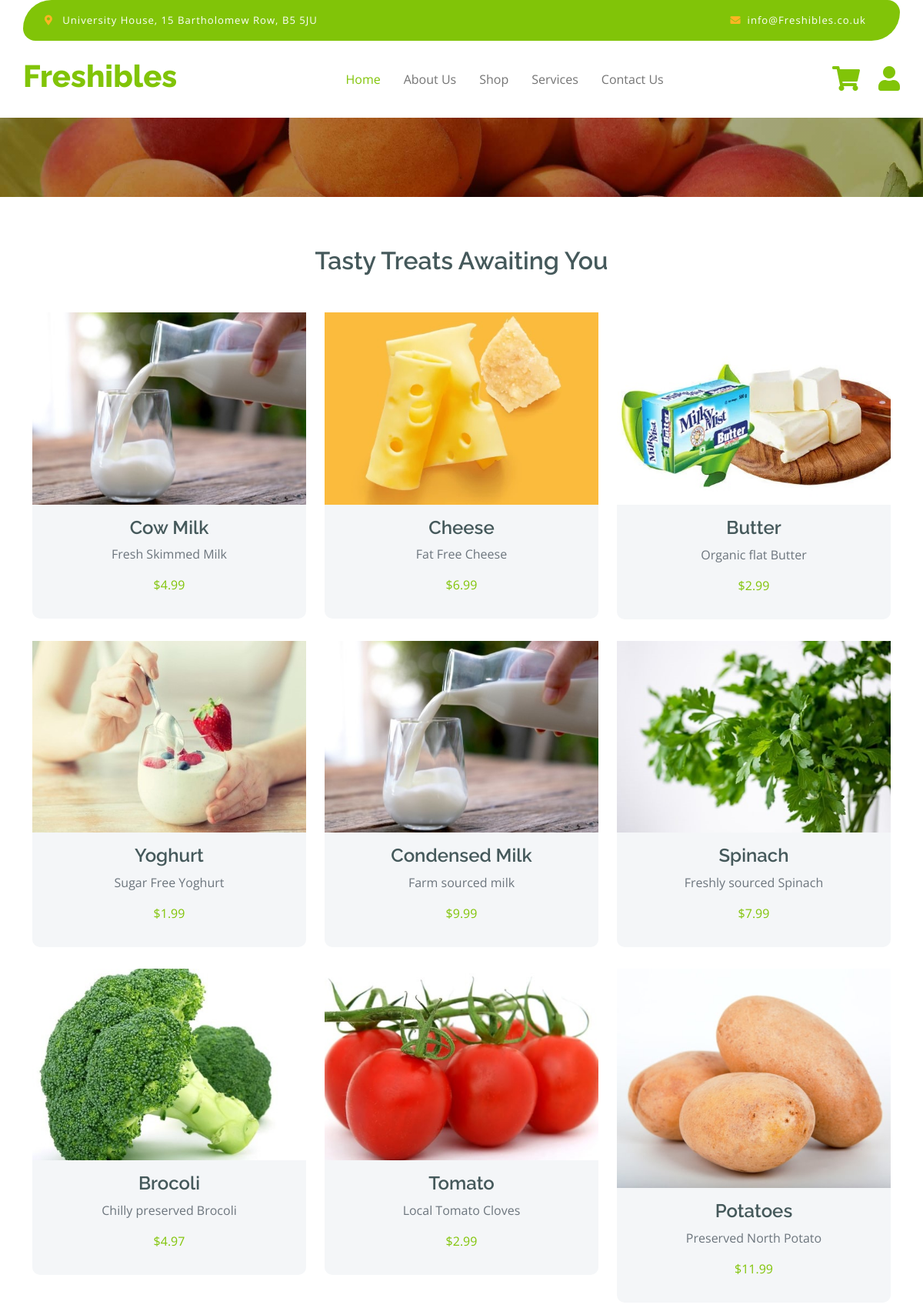
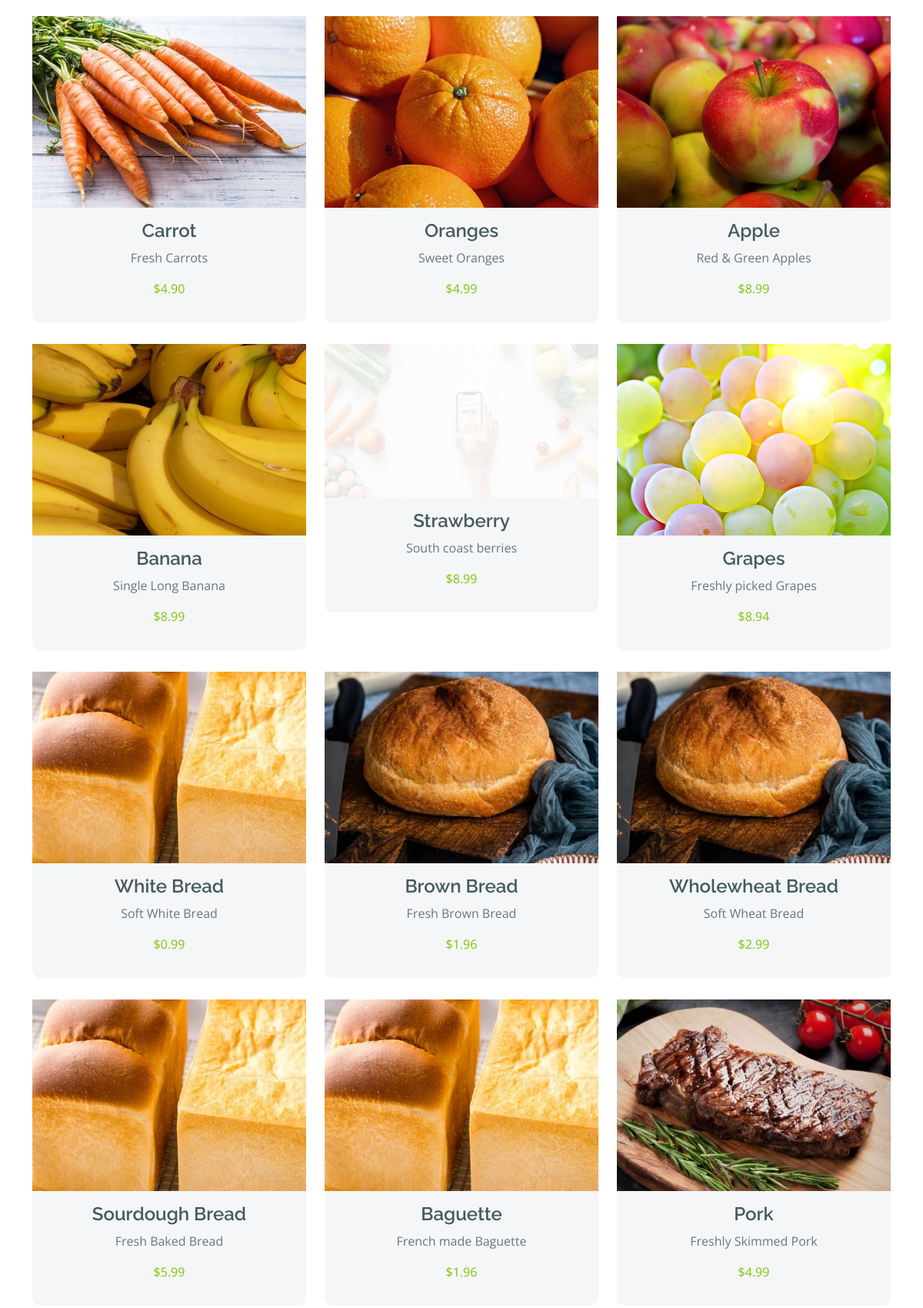
The app's page /search/ (upper part) with its own data (2 pictures, top to bottom).
### freshibles_app/models.py (models this page shows, shortened)
class Product(models.Model):
    CATEGORY_CHOICES = [
        ('Dairy', 'Dairy'),
        ('Vegetable', 'Vegetable'),
        ('Fruit', 'Fruit'),
        ('Bread', 'Bread'),
        ('Meat', 'Meat'),
    ]
    product_name = models.CharField(max_length=255)
    product_description = models.TextField()
    product_price = models.DecimalField(max_digits=10, decimal_places=2)
    product_image = models.ImageField(upload_to='products/')
    category = models.CharField(max_length=50, choices=CATEGORY_CHOICES)

### freshibles_app/views.py (the view)
# urls.py: path('search/', views.product_search, name='search_results'),
def product_search(request):
    query = request.GET.get('query', '')  # Get the query from GET request
    if query:
        products = Product.objects.filter(
            Q(product_name__icontains=query) |
            Q(product_description__icontains=query) |
            Q(category__icontains=query) |
            Q(product_price__icontains=query)
        )
    else:
        products = Product.objects.all()
    return render(request, 'search_results.html', {'products': products})

### freshibles_app/templates/search_results.html (shortened to what this page needs)
{% extends 'base_template.html' %}
{% load static %}
{% block content %}
<div class="container-fluid pt-5">
    <div class="container">
        <div class="text-center mb-5">
            <h2 class="section-title px-5"><span class="px-2">Tasty Treats Awaiting You</span></h2>
        </div>
        <div class="row">
            {% for product in products %}
            <div class="col-lg-4 col-md-6 col-sm-12 pb-1">
                <div class="product-card card border-0 bg-light mb-4">
                    <div class="card-img-top">
                        <img src="{{ product.product_image.url }}" alt="{{ product.product_name }}" class="img-fluid">
                    </div>
                    <div class="card-body text-center">
                        <h4 class="card-title">{{ product.product_name }}</h4>
                        <p class="text-muted">{{ product.product_description }}</p>
                        <p class="text-primary font-weight-bold">${{ product.product_price }}</p>
                    </div>
                </div>
            </div>
            {% empty %}
            <div class="col-12">
                <p class="text-center">No products found matching your criteria.</p>
            </div>
            {% endfor %}
        </div>
    </div>
</div>
{% endblock %}

### records on screen
Product: product_image (picture), product_name "Cow Milk", product_description "Fresh Skimmed Milk", product_price "4.99"
Product: product_image (picture), product_name "Cheese", product_description "Fat Free Cheese", product_price "6.99"
Product: product_image (picture), product_name "Butter", product_description "Organic flat Butter", product_price "2.99"
Product: product_image (picture), product_name "Yoghurt", product_description "Sugar Free Yoghurt", product_price "1.99"
Product: product_image (picture), product_name "Condensed Milk", product_description "Farm sourced milk", product_price "9.99"
Product: product_image (picture), product_name "Spinach", product_description "Freshly sourced Spinach", product_price "7.99"
Product: product_image (picture), product_name "Brocoli", product_description "Chilly preserved Brocoli", product_price "4.97"
Product: product_image (picture), product_name "Tomato", product_description "Local Tomato Cloves", product_price "2.99"
Product: product_image (picture), product_name "Potatoes", product_description "Preserved North Potato", product_price "11.99"
Product: product_image (picture), product_name "Carrot", product_description "Fresh Carrots", product_price "4.90"
Product: product_image (picture), product_name "Oranges", product_description "Sweet Oranges", product_price "4.99"
Product: product_image (picture), product_name "Apple", product_description "Red & Green Apples", product_price "8.99"
Product: product_image (picture), product_name "Banana", product_description "Single Long Banana", product_price "8.99"
Product: product_image (picture), product_name "Strawberry", product_description "South coast berries", product_price "8.99"
Product: product_image (picture), product_name "Grapes", product_description "Freshly picked Grapes", product_price "8.94"
Product: product_image (picture), product_name "White Bread", product_description "Soft White Bread", product_price "0.99"
Product: product_image (picture), product_name "Brown Bread", product_description "Fresh Brown Bread", product_price "1.96"
Product: product_image (picture), product_name "Wholewheat Bread", product_description "Soft Wheat Bread", product_price "2.99"
Product: product_image (picture), product_name "Sourdough Bread", product_description "Fresh Baked Bread", product_price "5.99"
Product: product_image (picture), product_name "Baguette", product_description "French made Baguette", product_price "1.96"
Product: product_image (picture), product_name "Pork", product_description "Freshly Skimmed Pork", product_price "4.99"
